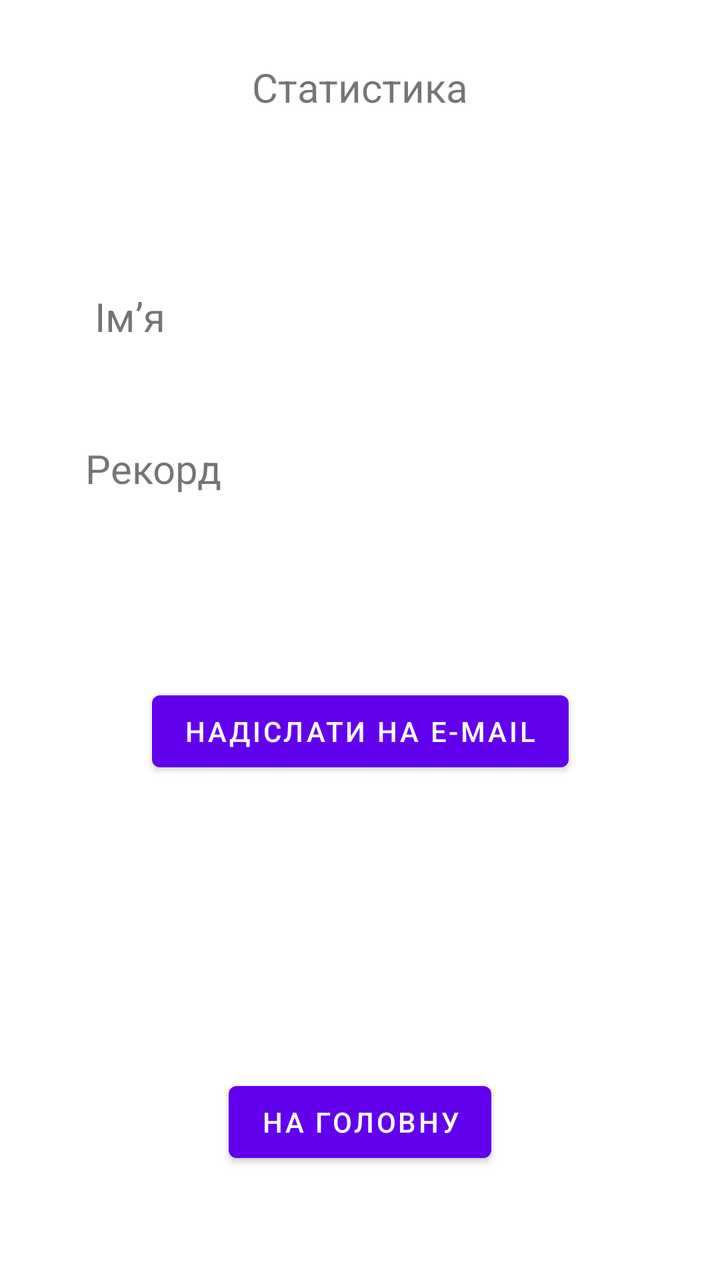
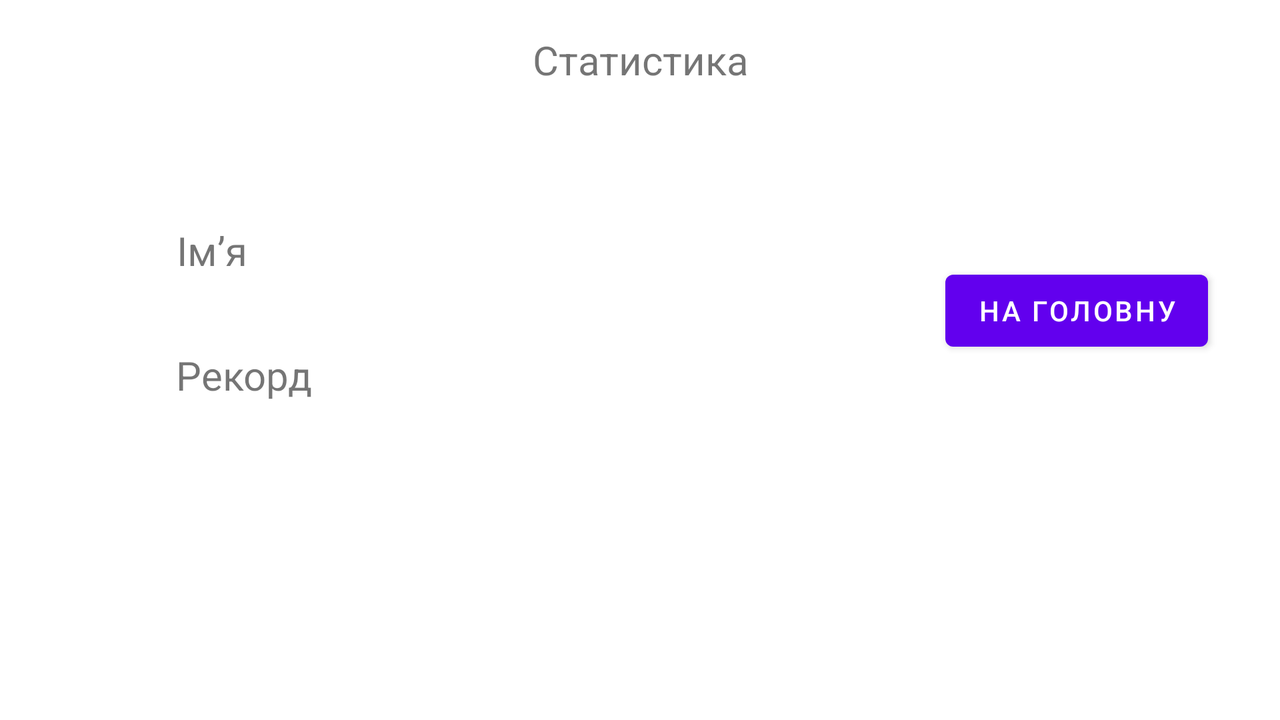

First picture: res/layout/ on a phone held upright. Second picture: the repository's own variant of that layout, on a device whose configuration matches the variant's folder. Source for both follows.
<!-- AndroidManifest.xml: application theme Theme.Labka -->
<!-- res/layout/fragment_statistic.xml -->
<?xml version="1.0" encoding="utf-8"?>
<androidx.constraintlayout.widget.ConstraintLayout xmlns:android="http://schemas.android.com/apk/res/android"
    xmlns:app="http://schemas.android.com/apk/res-auto"
    xmlns:tools="http://schemas.android.com/tools"
    android:id="@+id/frameLayout7"
    android:layout_width="match_parent"
    android:layout_height="match_parent"
    tools:context=".StatisticFragment">

    
    <TextView
        android:id="@+id/textView6"
        android:layout_width="wrap_content"
        android:layout_height="wrap_content"
        android:text="@string/statistic"
        android:textSize="20sp"
        app:layout_constraintBottom_toBottomOf="parent"
        app:layout_constraintEnd_toEndOf="parent"
        app:layout_constraintHorizontal_bias="0.501"
        app:layout_constraintStart_toStartOf="parent"
        app:layout_constraintTop_toTopOf="parent"
        app:layout_constraintVertical_bias="0.049" />

    <TextView
        android:id="@+id/textView10"
        android:layout_width="wrap_content"
        android:layout_height="wrap_content"
        android:text="@string/name"
        android:textSize="20sp"
        app:layout_constraintBottom_toBottomOf="parent"
        app:layout_constraintEnd_toEndOf="parent"
        app:layout_constraintHorizontal_bias="0.146"
        app:layout_constraintStart_toStartOf="parent"
        app:layout_constraintTop_toTopOf="parent"
        app:layout_constraintVertical_bias="0.236" />

    <TextView
        android:id="@+id/stat_name_textView"
        android:layout_width="140dp"
        android:layout_height="wrap_content"
        android:textSize="20sp"
        app:layout_constraintBottom_toBottomOf="parent"
        app:layout_constraintEnd_toEndOf="parent"
        app:layout_constraintHorizontal_bias="0.859"
        app:layout_constraintStart_toStartOf="parent"
        app:layout_constraintTop_toTopOf="parent"
        app:layout_constraintVertical_bias="0.236" />

    <TextView
        android:id="@+id/textView12"
        android:layout_width="wrap_content"
        android:layout_height="wrap_content"
        android:text="@string/max_score"
        android:textSize="20sp"
        app:layout_constraintBottom_toBottomOf="parent"
        app:layout_constraintEnd_toEndOf="parent"
        app:layout_constraintHorizontal_bias="0.146"
        app:layout_constraintStart_toStartOf="parent"
        app:layout_constraintTop_toTopOf="parent"
        app:layout_constraintVertical_bias="0.36" />

    <TextView
        android:id="@+id/stat_highscore_textView"
        android:layout_width="140dp"
        android:layout_height="wrap_content"
        android:textSize="20sp"
        app:layout_constraintBottom_toBottomOf="parent"
        app:layout_constraintEnd_toEndOf="parent"
        app:layout_constraintHorizontal_bias="0.859"
        app:layout_constraintStart_toStartOf="parent"
        app:layout_constraintTop_toTopOf="parent"
        app:layout_constraintVertical_bias="0.36" />

    <Button
        android:id="@+id/stat_go_main_btn"
        android:layout_width="wrap_content"
        android:layout_height="wrap_content"
        android:text="@string/main_page"
        app:layout_constraintBottom_toBottomOf="parent"
        app:layout_constraintEnd_toEndOf="parent"
        app:layout_constraintStart_toStartOf="parent"
        app:layout_constraintTop_toTopOf="parent"
        app:layout_constraintVertical_bias="0.907" />

    <Button
        android:id="@+id/stat_send_on_email_btn"
        android:layout_width="wrap_content"
        android:layout_height="wrap_content"
        android:text="@string/send_on_email"
        app:layout_constraintBottom_toBottomOf="parent"
        app:layout_constraintEnd_toEndOf="parent"
        app:layout_constraintStart_toStartOf="parent"
        app:layout_constraintTop_toTopOf="parent"
        app:layout_constraintVertical_bias="0.577" />

</androidx.constraintlayout.widget.ConstraintLayout>
<!-- resources referenced by this layout -->
<resources>
  <string name="main_page">На головну</string>
  <string name="max_score">Рекорд</string>
  <string name="name">Імʼя</string>
  <string name="send_on_email">Надіслати на E-mail</string>
  <string name="statistic">Статистика</string>
  <style name="Theme.Labka" parent="Theme.MaterialComponents.DayNight.DarkActionBar">
          
          <item name="colorPrimary">@color/purple_500</item>
          <item name="colorPrimaryVariant">@color/purple_700</item>
          <item name="colorOnPrimary">@color/white</item>
          
          <item name="colorSecondary">@color/teal_200</item>
          <item name="colorSecondaryVariant">@color/teal_700</item>
          <item name="colorOnSecondary">@color/black</item>
          
          <item name="android:statusBarColor" tools:targetApi="l">?attr/colorPrimaryVariant</item>
          
      </style>
  <color name="purple_500">#FF6200EE</color>
  <color name="purple_700">#FF3700B3</color>
  <color name="white">#FFFFFFFF</color>
  <color name="teal_200">#FF03DAC5</color>
  <color name="teal_700">#FF018786</color>
  <color name="black">#FF000000</color>
</resources>
<!-- res/layout-land/fragment_statistic.xml (the repository's variant of the layout above) -->
<!-- drawn on the phone turned sideways -->
<?xml version="1.0" encoding="utf-8"?>
<androidx.constraintlayout.widget.ConstraintLayout xmlns:android="http://schemas.android.com/apk/res/android"
    xmlns:app="http://schemas.android.com/apk/res-auto"
    xmlns:tools="http://schemas.android.com/tools"
    android:id="@+id/frameLayout7"
    android:layout_width="match_parent"
    android:layout_height="match_parent"
    tools:context=".StatisticFragment">

    
    <TextView
        android:id="@+id/textView6"
        android:layout_width="wrap_content"
        android:layout_height="wrap_content"
        android:text="@string/statistic"
        android:textSize="20sp"
        app:layout_constraintBottom_toBottomOf="parent"
        app:layout_constraintEnd_toEndOf="parent"
        app:layout_constraintHorizontal_bias="0.501"
        app:layout_constraintStart_toStartOf="parent"
        app:layout_constraintTop_toTopOf="parent"
        app:layout_constraintVertical_bias="0.049" />

    <TextView
        android:id="@+id/textView10"
        android:layout_width="wrap_content"
        android:layout_height="wrap_content"
        android:text="@string/name"
        android:textSize="20sp"
        app:layout_constraintBottom_toBottomOf="parent"
        app:layout_constraintEnd_toEndOf="parent"
        app:layout_constraintHorizontal_bias="0.146"
        app:layout_constraintStart_toStartOf="parent"
        app:layout_constraintTop_toTopOf="parent"
        app:layout_constraintVertical_bias="0.335" />

    <TextView
        android:id="@+id/stat_name_textView"
        android:layout_width="140dp"
        android:layout_height="wrap_content"
        android:textSize="20sp"
        app:layout_constraintBottom_toBottomOf="parent"
        app:layout_constraintEnd_toEndOf="parent"
        app:layout_constraintHorizontal_bias="0.527"
        app:layout_constraintStart_toStartOf="parent"
        app:layout_constraintTop_toTopOf="parent"
        app:layout_constraintVertical_bias="0.335" />

    <TextView
        android:id="@+id/textView12"
        android:layout_width="wrap_content"
        android:layout_height="wrap_content"
        android:text="@string/max_score"
        android:textSize="20sp"
        app:layout_constraintBottom_toBottomOf="parent"
        app:layout_constraintEnd_toEndOf="parent"
        app:layout_constraintHorizontal_bias="0.154"
        app:layout_constraintStart_toStartOf="parent"
        app:layout_constraintTop_toTopOf="parent"
        app:layout_constraintVertical_bias="0.523" />

    <TextView
        android:id="@+id/stat_highscore_textView"
        android:layout_width="140dp"
        android:layout_height="wrap_content"
        android:textSize="20sp"
        app:layout_constraintBottom_toBottomOf="parent"
        app:layout_constraintEnd_toEndOf="parent"
        app:layout_constraintHorizontal_bias="0.527"
        app:layout_constraintStart_toStartOf="parent"
        app:layout_constraintTop_toTopOf="parent"
        app:layout_constraintVertical_bias="0.523" />

    <Button
        android:id="@+id/stat_go_main_btn"
        android:layout_width="wrap_content"
        android:layout_height="wrap_content"
        android:text="@string/main_page"
        app:layout_constraintBottom_toBottomOf="parent"
        app:layout_constraintEnd_toEndOf="parent"
        app:layout_constraintHorizontal_bias="0.929"
        app:layout_constraintStart_toStartOf="parent"
        app:layout_constraintTop_toTopOf="parent"
        app:layout_constraintVertical_bias="0.421" />

</androidx.constraintlayout.widget.ConstraintLayout>
<!-- resources referenced by the variant -->
<!-- as the phone turned sideways resolves them -->
<resources>
  <string name="main_page">На головну</string>
  <string name="max_score">Рекорд</string>
  <string name="name">Імʼя</string>
  <string name="statistic">Статистика</string>
  <style name="Theme.Labka" parent="Theme.MaterialComponents.DayNight.DarkActionBar">
          
          <item name="colorPrimary">@color/purple_500</item>
          <item name="colorPrimaryVariant">@color/purple_700</item>
          <item name="colorOnPrimary">@color/white</item>
          
          <item name="colorSecondary">@color/teal_200</item>
          <item name="colorSecondaryVariant">@color/teal_700</item>
          <item name="colorOnSecondary">@color/black</item>
          
          <item name="android:statusBarColor" tools:targetApi="l">?attr/colorPrimaryVariant</item>
          
      </style>
  <color name="purple_500">#FF6200EE</color>
  <color name="purple_700">#FF3700B3</color>
  <color name="white">#FFFFFFFF</color>
  <color name="teal_200">#FF03DAC5</color>
  <color name="teal_700">#FF018786</color>
  <color name="black">#FF000000</color>
</resources>
